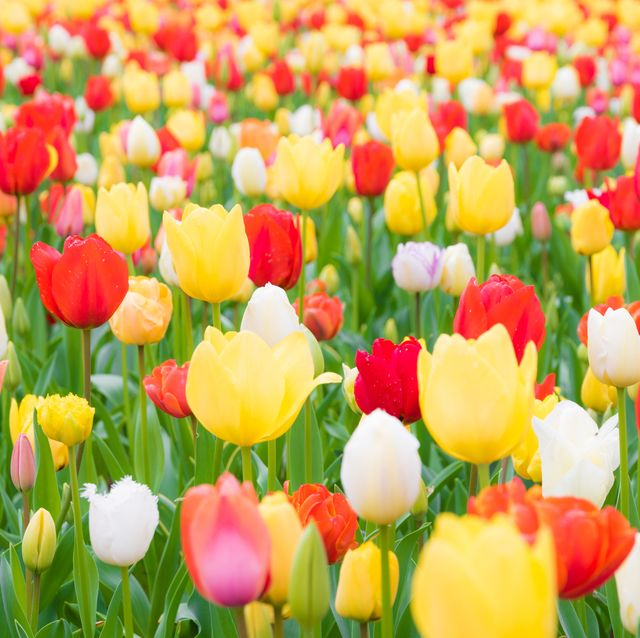
#> input picture 01_Introduction to images/tulips.jpg, 640 x 638 px, found by its file name
$ jupyter execute processing_color_images.ipynb
#> lines starting #> are read from the running program, lines starting #| are printed output that depends on the picture; after the words box and inside, x2 and y2 are one past the last pixel; in counts of white or black regions, pixels touching at a corner belong together
#Colored (RGB Imgaes)

[cell 1]
import cv2
import matplotlib.pyplot as plt

[cell 2]
cimg = plt.imread(r'/home/arvind/fundamentals-of-computer-vision/my_practice/computer_vision/01_Introduction to images/tulips.jpg')
#> cimg is the input picture: shape (638, 640, 3); mean R, G, B 197.5, 161.1, 87.5

[cell 3]
plt.imshow(cimg)

[cell 4]
type(cimg)

[cell 5]
cimg.dtype

[cell 6]
cimg.shape
#> Out = (638, 640, 3)

OpenCV reads BGR

[cell 7]
cimg = cv2.imread(r'/home/arvind/fundamentals-of-computer-vision/my_practice/computer_vision/01_Introduction to images/tulips.jpg')
cimg = cimg[:,:,::-1]

[cell 8]
R = cimg[:,:,0]
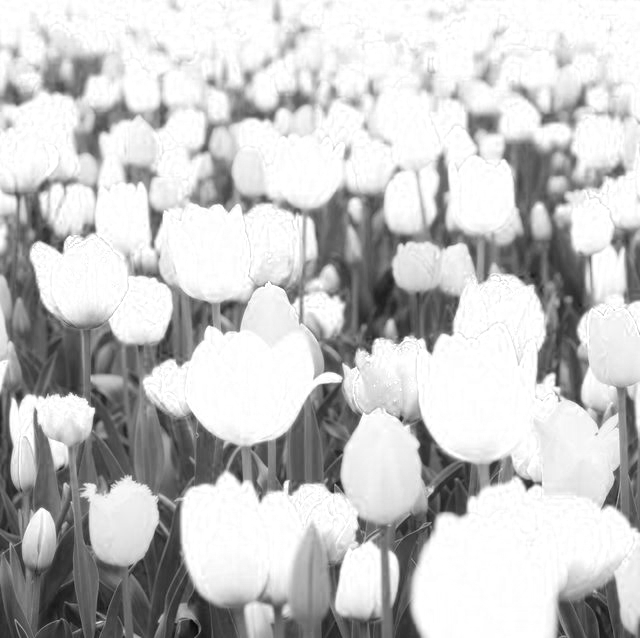
#> R: shape (638, 640); min 6, max 255, mean 197.5
G = cimg[:,:,1]
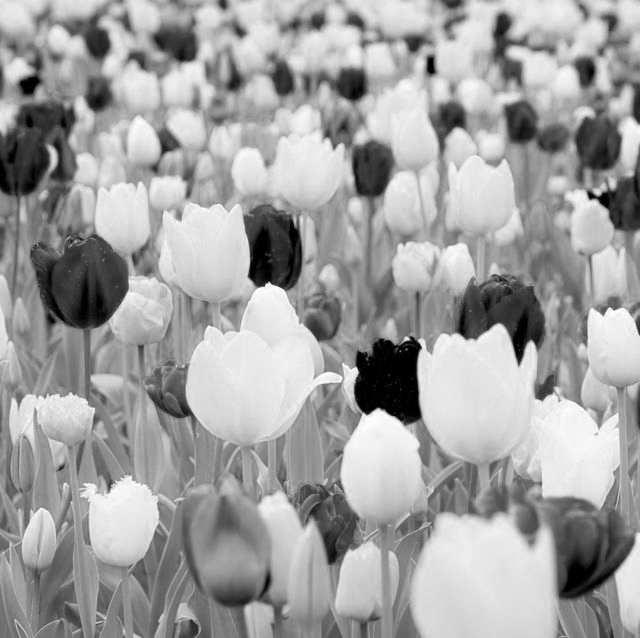
#> G: shape (638, 640); min 0, max 255, mean 161.1
B = cimg[:,:,2]
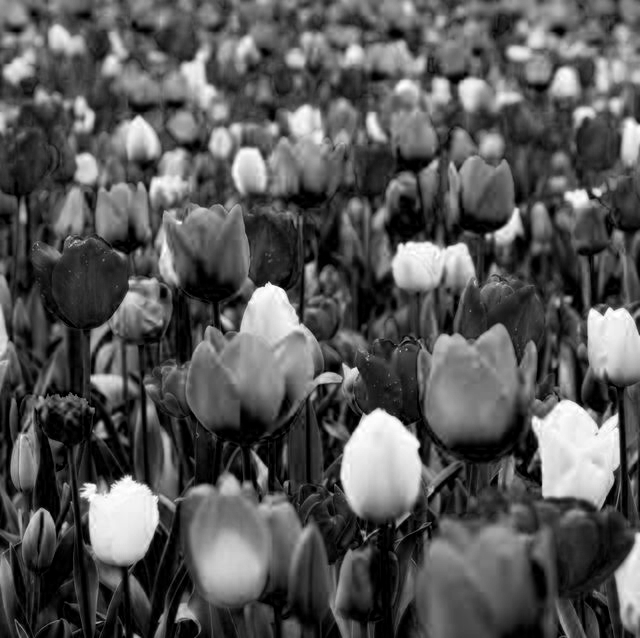
#> B: shape (638, 640); min 0, max 255, mean 87.5

[cell 9]
plt.figure(1)

plt.subplot(231)
plt.imshow(cimg)
plt.xticks([])
plt.yticks([])

plt.subplot(232)
plt.imshow(cimg)
plt.xticks([])
plt.yticks([])

plt.subplot(233)
plt.imshow(cimg)
plt.xticks([])
plt.yticks([])

plt.subplot(234)
plt.imshow(R, cmap='gray')
plt.xticks([])
plt.yticks([])

plt.subplot(235)
plt.imshow(G, cmap='gray')
plt.xticks([])
plt.yticks([])

plt.subplot(236)
plt.imshow(B, cmap='gray')
plt.xticks([])
plt.yticks([])
plt.show()

[cell 10]
R[100:400, 100:400] = 255
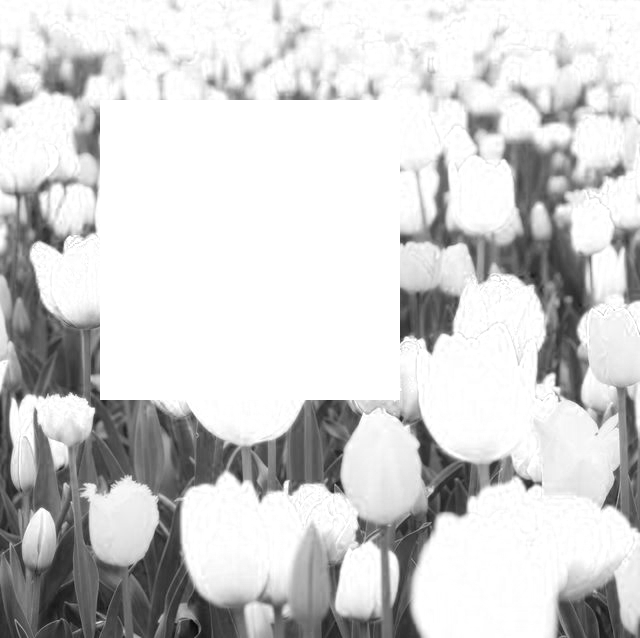
#> R: shape (638, 640); 17.32% of pixels changed, all inside (x1, y1, x2, y2) = (100, 100, 400, 400)
G[100:400, 100:400] = 0
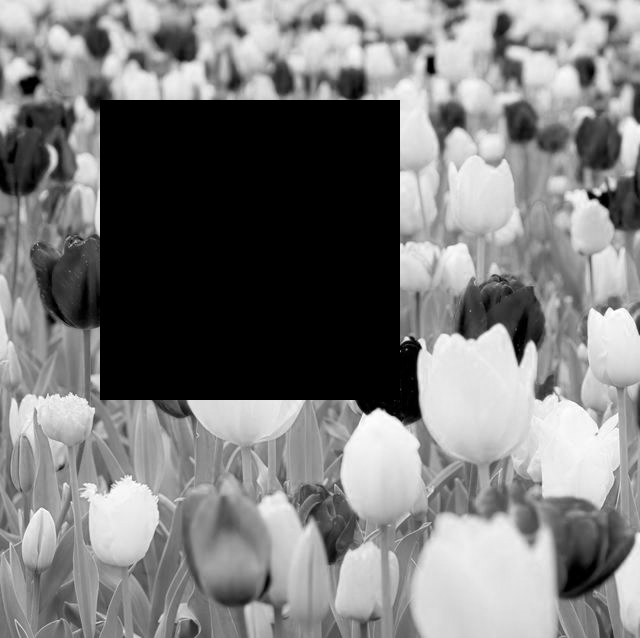
#> G: shape (638, 640); min 0, max 255, mean 124
B[100:400, 100:400] = 0
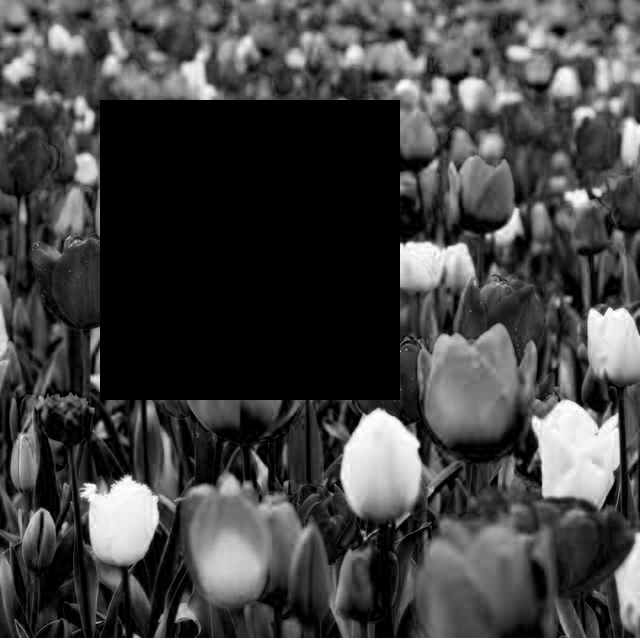
#> B: shape (638, 640); min 0, max 255, mean 66.9
cimg[:,:,0] = R
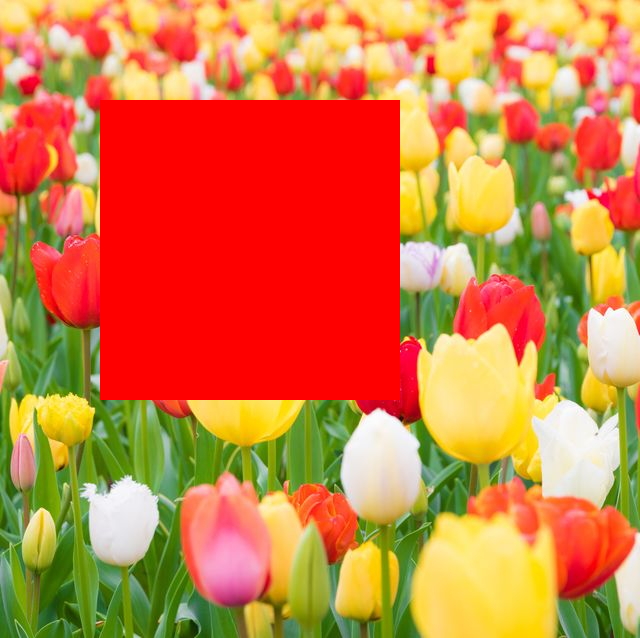
#> cimg: shape (638, 640, 3); mean R, G, B 208.2, 124, 66.9
cimg[:,:,1] = G
cimg[:,:,2] = B

[cell 11]
plt.figure(2)

plt.subplot(231)
plt.imshow(cimg)
plt.xticks([])
plt.yticks([])

plt.subplot(232)
plt.imshow(cimg)
plt.xticks([])
plt.yticks([])

plt.subplot(233)
plt.imshow(cimg)
plt.xticks([])
plt.yticks([])

plt.subplot(234)
plt.imshow(R, cmap='gray')
plt.xticks([])
plt.yticks([])

plt.subplot(235)
plt.imshow(G, cmap='gray')
plt.xticks([])
plt.yticks([])

plt.subplot(236)
plt.imshow(B, cmap='gray')
plt.xticks([])
plt.yticks([])
plt.show()
